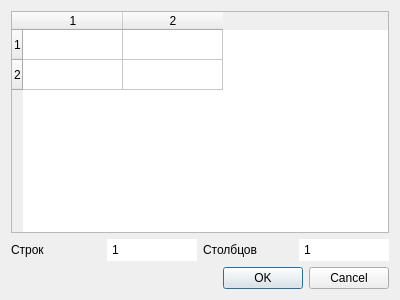
<?xml version="1.0" encoding="UTF-8"?>
<ui version="4.0">
 <class>Dialog</class>
 <widget class="QDialog" name="Dialog">
  <property name="geometry">
   <rect>
    <x>0</x>
    <y>0</y>
    <width>400</width>
    <height>300</height>
   </rect>
  </property>
  <property name="windowTitle">
   <string>Редактор Таблицы</string>
  </property>
  <property name="styleSheet">
   <string notr="true">QSpinBox::up-button, QSpinBox::down-button {
	height: 0px;
	width: 0px;
}</string>
  </property>
  <layout class="QVBoxLayout" name="verticalLayout">
   <item>
    <widget class="QTableWidget" name="table">
     <property name="showGrid">
      <bool>true</bool>
     </property>
     <property name="sortingEnabled">
      <bool>false</bool>
     </property>
     <property name="cornerButtonEnabled">
      <bool>true</bool>
     </property>
     <property name="rowCount">
      <number>2</number>
     </property>
     <property name="columnCount">
      <number>2</number>
     </property>
     <row/>
     <row/>
     <column/>
     <column/>
    </widget>
   </item>
   <item>
    <layout class="QHBoxLayout" name="horizontalLayout">
     <item>
      <widget class="QLabel" name="label">
       <property name="text">
        <string>Строк</string>
       </property>
      </widget>
     </item>
     <item>
      <widget class="QSpinBox" name="rows_spinbox">
       <property name="minimum">
        <number>1</number>
       </property>
      </widget>
     </item>
     <item>
      <widget class="QLabel" name="label_2">
       <property name="text">
        <string>Столбцов</string>
       </property>
      </widget>
     </item>
     <item>
      <widget class="QSpinBox" name="cols_spinbox">
       <property name="minimum">
        <number>1</number>
       </property>
      </widget>
     </item>
    </layout>
   </item>
   <item>
    <widget class="QDialogButtonBox" name="buttonBox">
     <property name="orientation">
      <enum>Qt::Horizontal</enum>
     </property>
     <property name="standardButtons">
      <set>QDialogButtonBox::Cancel|QDialogButtonBox::Ok</set>
     </property>
     <property name="centerButtons">
      <bool>false</bool>
     </property>
    </widget>
   </item>
  </layout>
 </widget>
 <resources/>
 <connections>
  <connection>
   <sender>buttonBox</sender>
   <signal>accepted()</signal>
   <receiver>Dialog</receiver>
   <slot>accept()</slot>
   <hints>
    <hint type="sourcelabel">
     <x>248</x>
     <y>254</y>
    </hint>
    <hint type="destinationlabel">
     <x>157</x>
     <y>274</y>
    </hint>
   </hints>
  </connection>
  <connection>
   <sender>buttonBox</sender>
   <signal>rejected()</signal>
   <receiver>Dialog</receiver>
   <slot>reject()</slot>
   <hints>
    <hint type="sourcelabel">
     <x>316</x>
     <y>260</y>
    </hint>
    <hint type="destinationlabel">
     <x>286</x>
     <y>274</y>
    </hint>
   </hints>
  </connection>
 </connections>
</ui>
